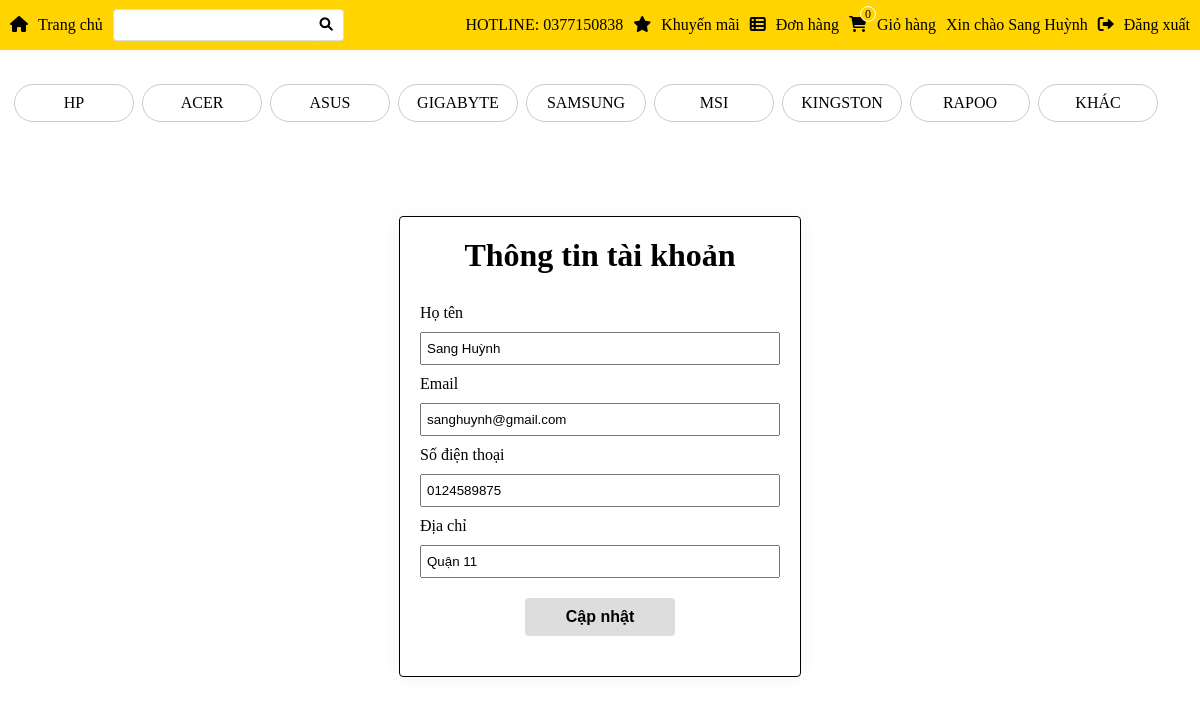
Before: /webbanmaytinh/src/page/index.php?action=chinhsuathongtin (signed in) with the older database file.
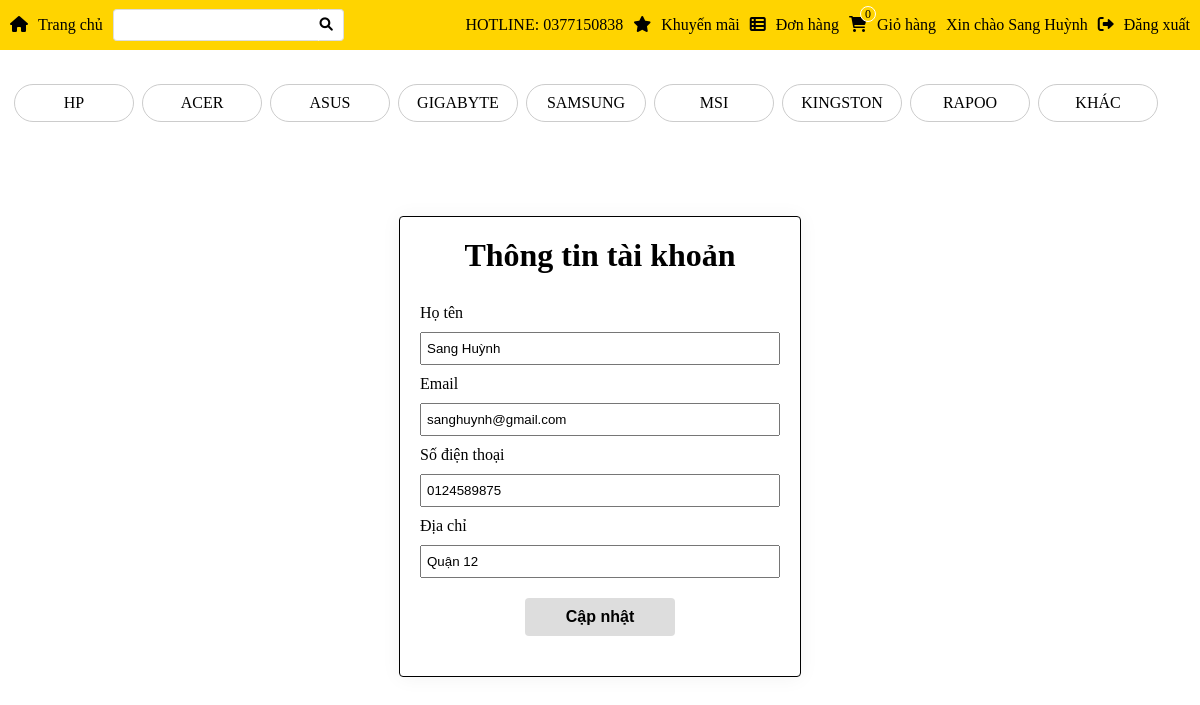
After: the same page with the newer database file.
### tables this page shows
CREATE TABLE IF NOT EXISTS `taikhoan` (
  `userName` varchar(50) NOT NULL,
  `password` varchar(50) NOT NULL,
  `hoTen` varchar(50) NOT NULL,
  `email` varchar(50) NOT NULL,
  `sdt` varchar(15) NOT NULL,
  `diachi` varchar(250) NOT NULL,
  `maCV` varchar(50) NOT NULL,
  `maKM` varchar(50) DEFAULT NULL,
  PRIMARY KEY (`userName`),
  UNIQUE KEY `hoTen` (`hoTen`),
  KEY `PK_TK_CV` (`maCV`)
);

### webbanmaytinh/src/page/modules/quanlythongtin/hienthi.php (the view, shortened to what the changed rows need)
<form class="form" action="./index.php?action=chinhsuathongtin" method="POST" enctype="multipart/form-data">
    <div class="form-main">
        <div class="form-title">
            <h1>Thông tin tài khoản</h1>
        </div>
        <div class="form-content">
            <?php
            if (isset($_SESSION['dangnhap'])) {
                $username = $_SESSION['dangnhap'];
                $sql = "SELECT hoTen,email,sdt,diachi from taikhoan where userName='$username'";
                $result = mysqli_query($conn, $sql);
                while ($row = mysqli_fetch_array($result)) { ?>
                    <label class="label">Họ tên</label>
                    <input class="text" type="text" name="name" value="<?php $us = isset($name) ? $name : $row['hoTen'];
                                                                        echo $us ?>">
                    <label class="label">Email</label>
                    <input class="text" type="text" name="email" value="<?php $em = isset($email) ? $email : $row['email'];
                                                                        echo $em ?>">
                    <label class="label">Số điện thoại</label>
                    <input class="text" type="text" name="sdt" value="<?php $dt = isset($sdt) ? $sdt : $row['sdt'];
                                                                        echo $dt ?>">
                    <label class="label">Địa chỉ</label>
                    <input class="text" type="text" name="diachi" value="<?php $dc = isset($diachi) ? $diachi : $row['diachi'];
                                                                            echo $dc ?>">
                    <input class="submit--update" type="submit" name="sua" value="Cập nhật">
            <?php }
            }
            ?>
        </div>
    </div>
</form>

### webbanmaytinh/src/page/modules/menu.php (shortened to what the changed rows need)
<div class="menu">
    <div class="menu-content-right">
        <ul class="menu-list">
            <li class="menu-item"><a>HOTLINE: 0377150838</a></li>
            <li class="menu-item"><a class="menu-link" href="./index.php?action=khuyenmai"><i class="menu-icon fa-solid fa-star"></i>Khuyến mãi</a></li>
            <li class="menu-item"><a class="menu-link" href="./index.php?action=xemdonhang"><i class="menu-icon fa-solid fa-table-list"></i>Đơn hàng</a></li>
            <li class="menu-item" style="position:relative"><a class="menu-link" href="./index.php?action=xemgiohang"><i class="menu-icon fa-solid fa-cart-shopping"></i>Giỏ hàng</a>
                <div style="position: absolute;right: 60px;top: 6px;z-index: 2;width: 14px;height: 14px;text-align: center;border-radius: 50%;background-color: #ffd400;border: #fff solid 1px;font-size: 12px;">
                    ?></div>
            </li>
            <?php
            include './../db/connect.php';
            if (isset($_SESSION['dangnhap'])) {
                $username = $_SESSION['dangnhap'];
                $sql = "SELECT hoTen from taikhoan where userName like '$username'";
                $result = mysqli_query($conn, $sql);
                $row = mysqli_fetch_array($result);
            ?>
                <li class="menu-item info">Xin chào <?php echo $row['hoTen'] ?>
                </li>
                <li class="menu-item"><a class="menu-link" href="./modules/quanlythongtin/dangxuat?action=dangxuat"><i class="menu-icon fa-solid fa-right-from-bracket"></i>Đăng xuất </a></li>
            <?php
            } else { ?>
                <li class="menu-item"><a class="menu-link" href="./index.php?action=register"><i class="menu-icon fa-solid fa-pen-to-square"></i>Đăng ký</a></li>
                <li class="menu-item"><a class="menu-link" href="./index.php?action=login"><i class="menu-icon fa-solid fa-user"></i>Đăng nhập</a></li>
            <?php
            }
            ?>
        </ul>
    </div>
</div>

Changed rows visible on the page:
changed taikhoan "Sang Huỳnh": diachi "Quận 11" → "Quận 12"
